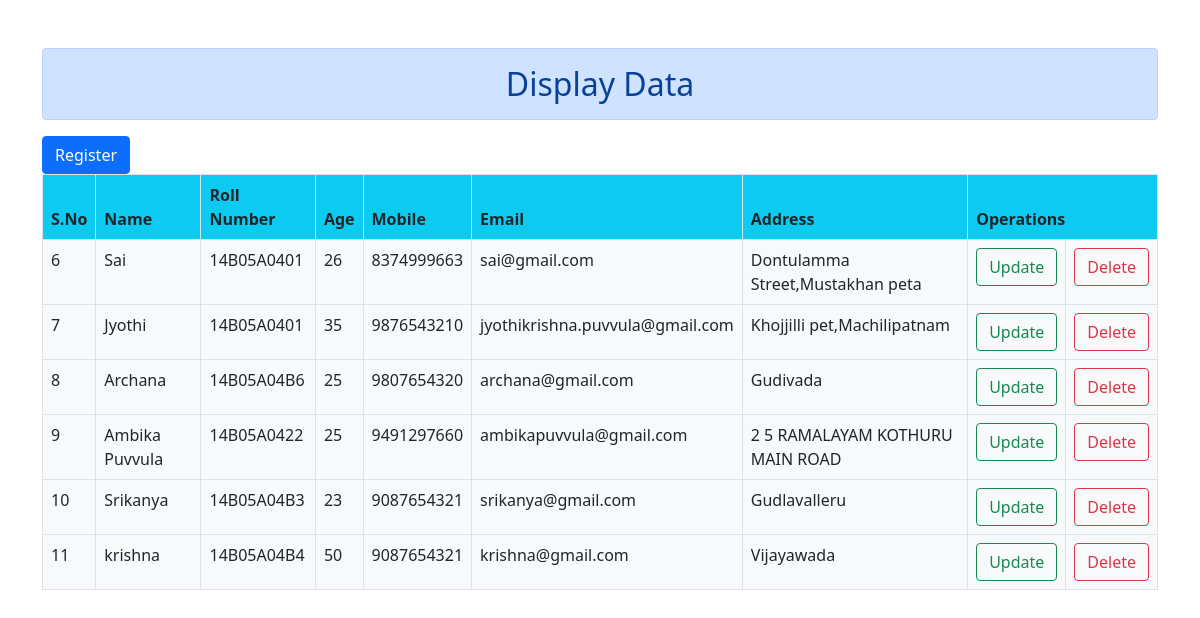
/crud/display/, run on the app's committed database.
### CrudApp/models.py (models this page shows, shortened)
class Student(models.Model):
	name = models.CharField(max_length=30)
	rollnum = models.CharField(max_length=10)
	age = models.IntegerField()
	mobile = models.CharField(max_length=10)
	email = models.EmailField(max_length=30)
	address = models.TextField()

### CrudApp/views.py (the view)
# urls.py: path('display/',views.display,name='display'),
def display(request):
	data = Student.objects.all()
	return render(request,'CrudApp/details.html',{'data':data})

### CrudApp/templates/CrudApp/details.html (shortened to what this page needs)
{% load static %}
<!DOCTYPE html>
<html>
<head>
	<link rel="stylesheet" type="text/css" href="{% static 'css/bootstrap.min.css'%}">
</head>
<body>
	<div class="container mt-5">
		<h2 class="alert alert-primary text-center">Display Data</h2>
		<a href="{% url 'register' %}" class="btn btn-primary btn-md float-md-right">Register</a>
		<table class="table table-bordered table-hover table-stripped bg-light">
			<thead>
				<tr class="bg-info">
					<th>S.No</th>
					<th>Name</th>
					<th>Roll Number</th>
					<th>Age</th>
					<th>Mobile</th>
					<th>Email</th>
					<th>Address</th>
					<th colspan="2">Operations</th>
				</tr>
				<tbody>
					{% for i in data %}
					<tr>
						<td>{{i.id}}</td>
						<td>{{i.name}}</td>
						<td>{{i.rollnum}}</td>
						<td>{{i.age}}</td>
						<td>{{i.mobile}}</td>
						<td>{{i.email}}</td>
						<td>{{i.address}}</td>
						<td><a href="{% url 'update' i.id %}" class="btn btn-outline-success">Update</a></td>
						<td><a href="{% url 'delete' i.id %}" class="btn btn-outline-danger">Delete</a></td>
					</tr>
					{% endfor %}
				</tbody>
			</thead>
		</table>
	</div>
</body>
</html>

### data on the page
Student: id "6", name "Sai", rollnum "14B05A0401", age "26", mobile "8374999663", email "sai@gmail.com", address "Dontulamma Street,Mustakhan peta"
Student: id "7", name "Jyothi", rollnum "14B05A0401", age "35", mobile "9876543210", email "jyothikrishna.puvvula@gmail.com", address "Khojjilli pet,Machilipatnam"
Student: id "8", name "Archana", rollnum "14B05A04B6", age "25", mobile "9807654320", email "archana@gmail.com", address "Gudivada"
Student: id "9", name "Ambika Puvvula", rollnum "14B05A0422", age "25", mobile "9491297660", email "ambikapuvvula@gmail.com", address "2 5 RAMALAYAM KOTHURU MAIN ROAD"
Student: id "10", name "Srikanya", rollnum "14B05A04B3", age "23", mobile "9087654321", email "srikanya@gmail.com", address "Gudlavalleru"
Student: id "11", name "krishna", rollnum "14B05A04B4", age "50", mobile "9087654321", email "krishna@gmail.com", address "Vijayawada"
